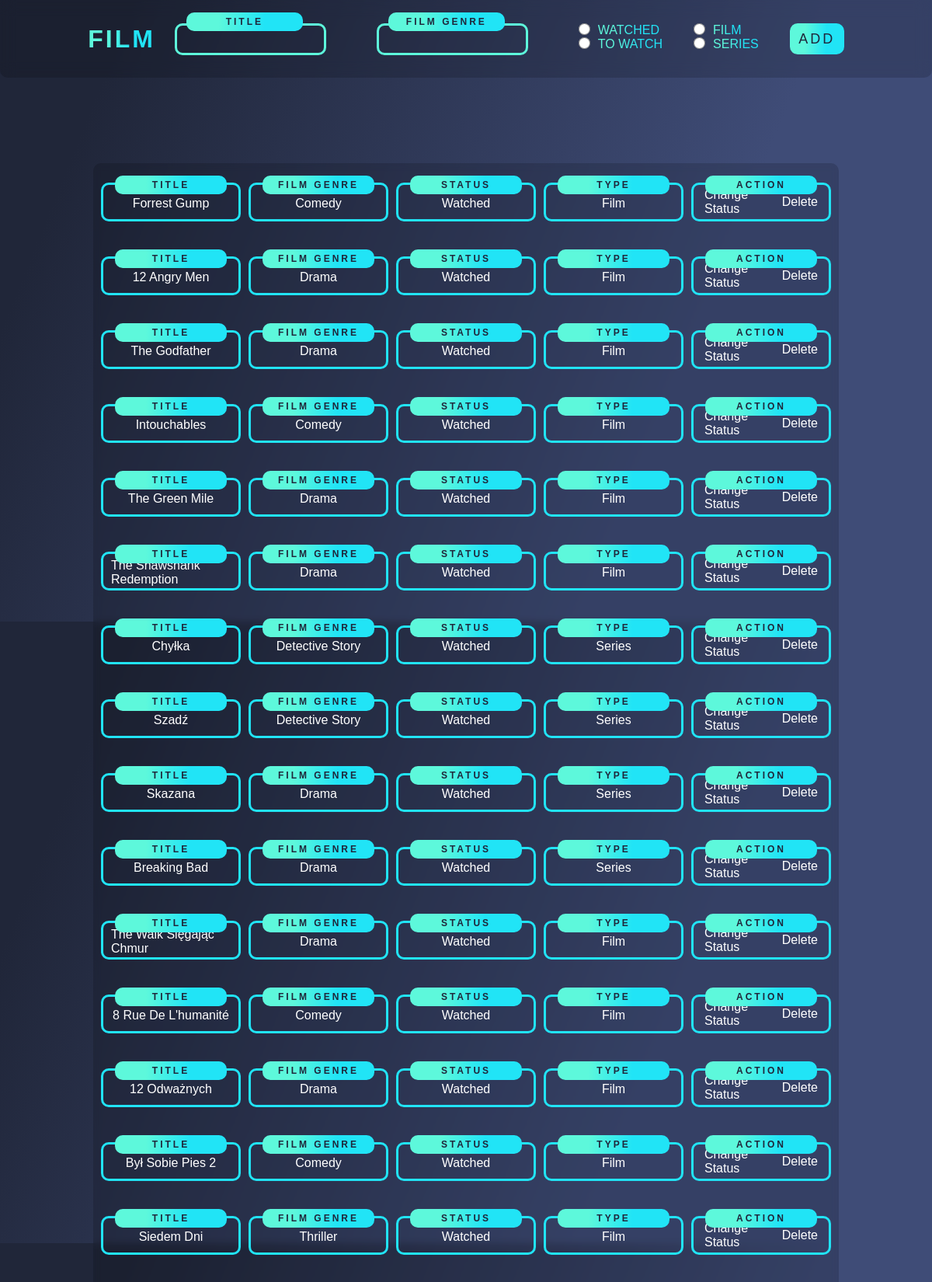
The page /film (signed in, upper part) on the database its author committed.
### application/model.py (models this page shows, shortened)
class Films_Users(db.Model):
    id = db.Column(db.Integer, primary_key=True)
    id_user = db.Column(db.Integer, nullable=False)
    id_film = db.Column(db.Integer, nullable=False)
    status = db.Column(db.String(20), nullable=False)

class Films(db.Model):
    id = db.Column(db.Integer, primary_key=True)
    title = db.Column(db.String(200), nullable=False)
    film_genre = db.Column(db.String(100), nullable=False)
    type = db.Column(db.String(100), nullable=False)

### application/routes/film_page.py (the view)
@app.route('/film', methods=['GET', 'POST'])
def film():
    form = FilmForm()
    try:
        id = current_user.id
    except:
        logout_user()
        return redirect('/')
    try:
        if form.validate_on_submit():
            title = form.title.data.capitalize()
            film_genre = form.film_genre.data.capitalize()
            try:
                film_status = form.status.data.capitalize()
                if film_status == '':
                    film_status = 'watched'.capitalize()
            except:
                film_status = 'watched'.capitalize()
            try:
                type = form.type.data.capitalize()
                if type == '':
                    type = 'film'.capitalize()
            except:
                type = 'film'.capitalize()
            if film_title_validator(title) and film_genre_validator(film_genre):
                if Films.query.filter_by(title=title, type=type).first() is None:
                    film = Films(title=title, film_genre=film_genre, type=type)
                    db.session.add(film)
                    db.session.commit()
                    films_users = Films_Users(id_user=id, id_film=film.id, status=film_status)
                    db.session.add(films_users)
                    db.session.commit()
                else:
                    film = Films.query.filter_by(title=title, film_genre=film_genre, type=type).first()
                    films_users = Films_Users(id_user=id, id_film=film.id, status=film_status)
                    db.session.add(films_users)
                    db.session.commit()
                return redirect('/film')
            else:
                return redirect('/film')
        else:
            return render_template('film.html', user_id=id, Users=Users, Films=Films, Films_Users=Films_Users, form=form)
    except:
        return redirect('/')

### application/forms/film_form.py
class FilmForm(FlaskForm):
    title = StringField(validators=[InputRequired(), Length(
        min=5, max=100
    )])
    film_genre = StringField(validators=[InputRequired(), Length(
        min=5, max=100
    )])
    film_status = RadioField(validators=[InputRequired()], choices=['watched', 'to watch'])
    film_type = RadioField(validators=[InputRequired()], choices=['film', 'series'])
    submit = SubmitField("Add")

### application/__init__.py (called while the page is built)
@login_manager.user_loader
def load_user(id):
    return Users.query.get(int(id))

### application/templates/film.html (shortened to what this page needs)
{% extends 'base.html' %}
{% block head %}
    <link rel="stylesheet" href="{{ url_for('static', filename='css/film.css') }}">
    <link rel="stylesheet" href="{{ url_for('static', filename='css/root.css') }}">
{% endblock %}
{% block body %}
    <div id="input">
        <h1>Film</h1>
        <form action="/film" method="post">
            <div class="input">
                {{ form.title }}
                <p class="placeholder">title</p>
            </div>
            <div class="input">
                {{ form.film_genre }}
                <p class="placeholder">film genre</p>
            </div>
            <div class="radio_box">
                {{ form.film_status }}
            </div>
            <div class="radio_box">
                {{ form.film_type }}
            </div>
            {{ form.submit }}
        </form>
    </div>
    {% if Films_Users.query.filter_by(id_user=user_id).all()|length < 1 %}
        <h1>No videos added yet</h1>
    {% else %}
        <div id="container">
            {% for film in Films_Users.query.filter_by(id_user=user_id).all()|reverse %}
                <div id="film_box">
                    <div id="title">
                        <p>Title</p>
                        <p>{{ Films.query.filter_by(id=film.id_film).first().title }}</p>
                    </div>
                    <div id="film_genre">
                        <p>Film genre</p>
                        <p>{{ Films.query.filter_by(id=film.id_film).first().film_genre }}</p>
                    </div>
                    <div id="status">
                        <p>Status</p>
                        <p>{{ Films_Users.query.filter_by(id_film=film.id_film, id_user=user_id).first().status }}</p>
                    </div>
                    <div id="type">
                        <p>Type</p>
                        <p>{{ Films.query.filter_by(id=film.id_film).first().type }}</p>
                    </div>
                    <div id="action">
                        <p>Action</p>
                        <a href="/changeStatus/{{ film.id_film }}">Change Status</a>
                        <a href="/delete/{{ film.id_film }}">Delete</a>
                    </div>
                </div>
            {% endfor %}
        </div>
    {% endif %}
{% endblock %}

### application/static/css/film.css (style rules this page uses)
* { margin: 0; padding: 0; box-sizing: border-box; }
html { scroll-behavior: smooth; }
body { width: 100vw; min-height: 100vh; display: flex; align-items: center; justify-content: center; flex-direction: column; font-family: sans-serif; background: var(--background); overflow-x: hidden; }
#input { position: fixed; left: 0; top: 0; padding: 20px; display: flex; align-items: center; justify-content: center; flex-direction: row; gap: 25px; background-color: rgba(0, 0, 0, 0.15); backdrop-filter: blur(10px) !important; border-bottom-left-radius: 10px; border-bottom-right-radius: 10px; width: 100vw; height: 100px; z-index: 10; }
h1 { letter-spacing: 3px; text-transform: uppercase; background: var(--film-background); background-clip: text; -webkit-text-fill-color: transparent; transition: var(--transition-time); }
form { display: flex; gap: 40px; }
#input .input { width: var(--input-button-width); height: var(--input-button-height); position: relative; }
input[type='text'] { border-radius: var(--border-radius); letter-spacing: 1px; padding: 10px; color: var(--light-color); background-color: transparent; outline: none; z-index: 20; cursor: pointer; }
input[type='text']:first-child { border: 3px solid rgb(93, 248, 219); }
.placeholder { font-size: var(--medium-font-size); text-transform: uppercase; letter-spacing: 3px; border-radius: var(--border-radius); color: #1F263A; background: var(--film-background); padding: 5px; position: absolute; left: 15px; bottom: 30px; width: 150px; display: flex; justify-content: center; font-weight: bold; z-index: 50; transition: var(--transition-time) ease; }
.radio_box { height: 100%; display: flex; flex-direction: column; gap: 10px; }
ul { list-style: none; }
ul li { display: flex; gap: 10px; }
label { background: var(--film-background); background-clip: text; -webkit-text-fill-color: transparent; text-transform: uppercase; }
#input input[type='radio'] { outline: none; width: 15px; height: 15px; cursor: pointer; display: flex; flex-direction: column; }
input[type='submit'] { width: 70px; height: 40px; border-radius: var(--border-radius); font-size: var(--large-font-size); text-transform: uppercase; letter-spacing: 3px; border: none; color: #1F263A; background: var(--film-background); transition: var(--transition-time); cursor: pointer; }
#container { width: 80vw; border-radius: var(--border-radius); background-color: rgba(0, 0, 0, 0.15); backdrop-filter: blur(5px) !important; margin-top: 210px; margin-bottom: 100px; display: flex; flex-direction: column; align-items: center; justify-content: center; gap: var(--major-gap); }
#film_box { padding: 10px; width: 80vw; height: 60px; margin: 5px; display: flex; align-items: center; justify-content: center; gap: 10px; }
#film_box:first-child { margin-top: 20px; }
#title, #film_genre { width: calc(65vw / 4); }
#film_box #title, #film_box #film_genre, #film_box #status, #film_box #action, #film_box #type { padding: 10px; border: 3px solid rgb(33, 228, 246); border-radius: var(--border-radius); width: calc(80vw / 4); height: 50px; position: relative; display: flex; justify-content: center; align-items: center; }
#title p:first-child, #film_genre p:first-child, #status p:first-child, #type p:first-child, #action p { font-size: var(--medium-font-size); text-transform: uppercase; letter-spacing: 3px; border-radius: var(--border-radius); color: #1F263A; background: var(--film-background); padding: 5px; position: absolute; left: 15px; bottom: 32.5px; width: calc(100% - 30px); display: flex; justify-content: center; font-weight: bold; transition: var(--transition-time) ease; }
#title p:last-child, #film_genre p:last-child, #status p:last-child, #type p:last-child { color: var(--light-color); text-transform: capitalize; margin-top: 4px; }
#action { padding: 10px; gap: 10px; }
#action a { color: var(--light-color); text-transform: capitalize; margin: 4px; text-decoration: none; transition: var(--transition-time); }

### rows shown on the page
Films_Users: query.filter_by "Watched"
Films: query.filter_by "Forrest Gump", query.filter_by "Comedy", query.filter_by "Film"
Films_Users: query.filter_by "Watched"
Films: query.filter_by "12 Angry Men", query.filter_by "Drama", query.filter_by "Film"
Films_Users: query.filter_by "Watched"
Films: query.filter_by "The Godfather", query.filter_by "Drama", query.filter_by "Film"
Films_Users: query.filter_by "Watched"
Films: query.filter_by "Intouchables", query.filter_by "Comedy", query.filter_by "Film"
Films_Users: query.filter_by "Watched"
Films: query.filter_by "The Green Mile", query.filter_by "Drama", query.filter_by "Film"
Films_Users: query.filter_by "Watched"
Films: query.filter_by "The Shawshank Redemption", query.filter_by "Drama", query.filter_by "Film"
Films_Users: query.filter_by "Watched"
Films: query.filter_by "Chyłka", query.filter_by "Detective Story", query.filter_by "Series"
Films_Users: query.filter_by "Watched"
Films: query.filter_by "Szadź", query.filter_by "Detective Story", query.filter_by "Series"
Films_Users: query.filter_by "Watched"
Films: query.filter_by "Skazana", query.filter_by "Drama", query.filter_by "Series"
Films_Users: query.filter_by "Watched"
Films: query.filter_by "Breaking Bad", query.filter_by "Drama", query.filter_by "Series"
Films_Users: query.filter_by "Watched"
Films: query.filter_by "The Walk Sięgając Chmur", query.filter_by "Drama", query.filter_by "Film"
Films_Users: query.filter_by "Watched"
Films: query.filter_by "8 Rue De L'humanité", query.filter_by "Comedy", query.filter_by "Film"
Films_Users: query.filter_by "Watched"
Films: query.filter_by "12 Odważnych", query.filter_by "Drama", query.filter_by "Film"
Films_Users: query.filter_by "Watched"
Films: query.filter_by "Był Sobie Pies 2", query.filter_by "Comedy", query.filter_by "Film"
Films_Users: query.filter_by "Watched"
Films: query.filter_by "Siedem Dni", query.filter_by "Thriller", query.filter_by "Film"
